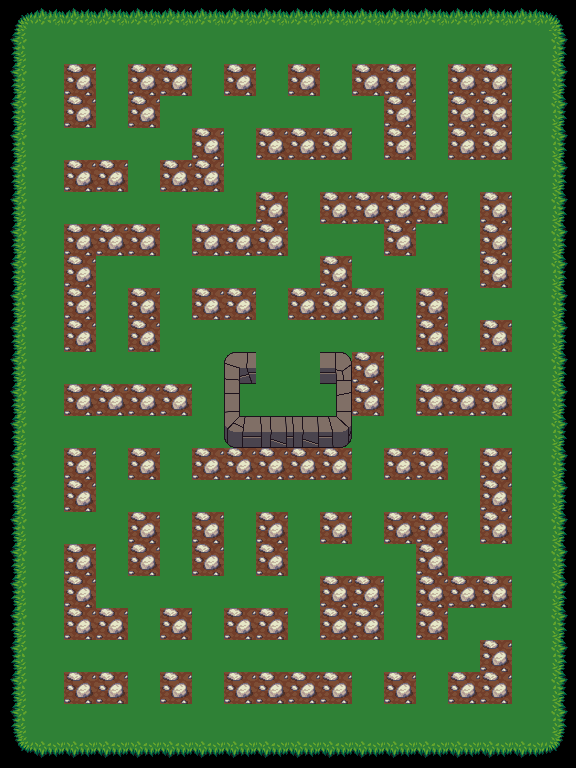

The image is a tile-based game level rendered from a .tmx file. Its description and source (layers, tilesets, objects; grid data summarised) follow:
An orthogonal 18x24 tile map with 32x32 px tiles, 3 tile layers (sols, solSousMur, murs).

<map version="1.2" tiledversion="1.2.5" orientation="orthogonal" renderorder="left-up" width="18" height="24" tilewidth="32" tileheight="32" infinite="0" nextlayerid="6" nextobjectid="34">
 <tileset firstgid="1" name="map_1" tilewidth="32" tileheight="32" tilecount="1024" columns="32">
  <image source="map_1.png" trans="ffffff" width="1024" height="1024" />
 </tileset>
 <layer id="1" name="sols" width="18" height="24">
  <data>[432 cells, 240 non-empty, 2 distinct tile ids]</data>
 </layer>
 <layer id="5" name="solSousMur" width="18" height="24">
  <data>[432 cells, 112 non-empty, 1 distinct tile ids]</data>
 </layer>
 <layer id="2" name="murs" width="18" height="24">
  <data>[432 cells, 200 non-empty, 16 distinct tile ids]</data>
 </layer>
</map>
